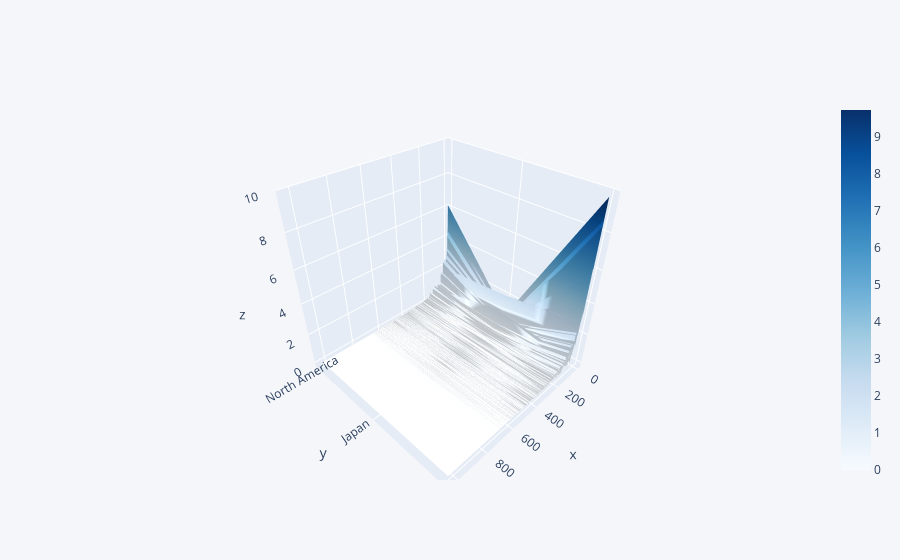

The notebook cell saved with this chart:
### Code cell
#Like the Pandas plot function, iplot enables users to use the ‘kind’ keyword argument to plot different kinds of plots such as scatter plots, bar plots, histograms etc.
#Surface Plot
data[['North America','Japan','Europe']].iplot(kind = 'surface', colorscale = 'blues')

### Figure 1 — Plotly figure (JSON) as saved in the notebook; plotly's stock layout.template omitted (floating-point values rounded to 4 significant figures; data arrays with more than 128 entries replaced by an {"elided": "..."} marker saying what was removed)
{"data": [{"colorscale": [[0, "rgb(247,251,255)"], [0.125, "rgb(222,235,247)"], [0.25, "rgb(198,219,239)"], [0.375, "rgb(158,202,225)"], [0.5, "rgb(107,174,214)"], [0.625, "rgb(66,146,198)"], [0.75, "rgb(33,113,181)"], [0.875, "rgb(8,81,156)"], [1, "rgb(8,48,107)"]], "type": "surface", "x": {"elided": "1034 int values"}, "y": ["North America", "Japan", "Europe"], "z": {"elided": "3x1034 float values"}}], "layout": {"legend": {"bgcolor": "#F5F6F9", "font": {"color": "#4D5663"}}, "paper_bgcolor": "#F5F6F9", "plot_bgcolor": "#F5F6F9", "title": {"font": {"color": "#4D5663"}}, "xaxis": {"gridcolor": "#E1E5ED", "showgrid": true, "tickfont": {"color": "#4D5663"}, "title": {"font": {"color": "#4D5663"}, "text": ""}, "zerolinecolor": "#E1E5ED"}, "yaxis": {"gridcolor": "#E1E5ED", "showgrid": true, "tickfont": {"color": "#4D5663"}, "title": {"font": {"color": "#4D5663"}, "text": ""}, "zerolinecolor": "#E1E5ED"}}}
